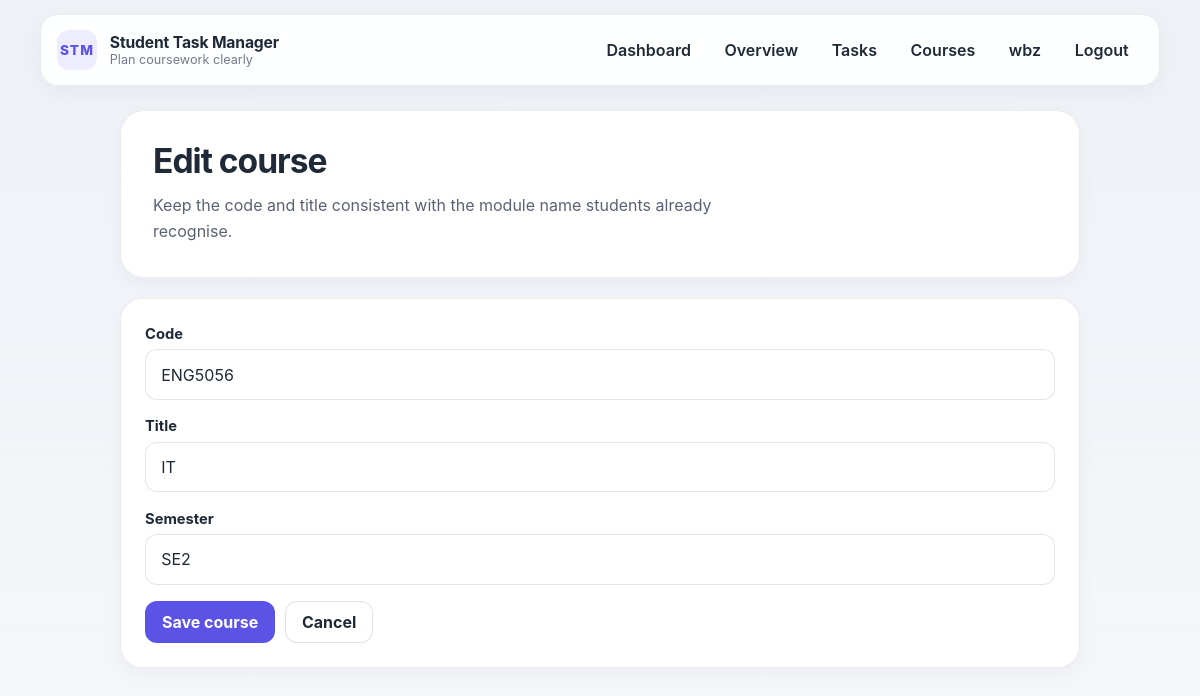
Page /courses/1/edit/ (signed in) on the committed database.
### core/models.py (models this page shows, shortened)
class Profile(models.Model):
    user = models.OneToOneField(settings.AUTH_USER_MODEL, on_delete=models.CASCADE, related_name='profile')
    display_name = models.CharField(max_length=120, blank=True)
    avatar = models.URLField(blank=True, help_text='Optional image URL for your profile avatar.')
    created_at = models.DateTimeField(auto_now_add=True)

class Course(models.Model):
    user = models.ForeignKey(settings.AUTH_USER_MODEL, on_delete=models.CASCADE, related_name='courses')
    code = models.CharField(max_length=20)
    title = models.CharField(max_length=150)
    semester = models.CharField(max_length=50, blank=True)
    created_at = models.DateTimeField(auto_now_add=True)
    class Meta:
        ordering = ['code', 'title']
        constraints = [
            models.UniqueConstraint(fields=['user', 'code'], name='unique_course_code_per_user')
        ]

### core/views.py (the view, shortened to what this page needs)
# urls.py: path('courses/<int:pk>/edit/', CourseUpdateView.as_view(), name='course_update'),
class CourseUpdateView(LoginRequiredMixin, OwnerRequiredMixin, NextUrlMixin, UpdateView):
    model = Course
    form_class = CourseForm
    template_name = 'core/course_form.html'
    fallback_url_name = 'course_list'
    def get_form_kwargs(self):
        kwargs = super().get_form_kwargs()
        kwargs['user'] = self.request.user
        return kwargs
    def get_context_data(self, **kwargs):
        context = super().get_context_data(**kwargs)
        context['page_mode'] = 'edit'
        context['next_url'] = self.get_next_url()
        return context

### core/forms.py (shortened to what this page needs)
class CourseForm(StyledFormMixin, forms.ModelForm):
    class Meta:
        model = Course
        fields = ('code', 'title', 'semester')
        widgets = {
            'code': forms.TextInput(attrs={'placeholder': 'e.g. ENG5056'}),
            'title': forms.TextInput(attrs={'placeholder': 'e.g. Internet Technology'}),
            'semester': forms.TextInput(attrs={'placeholder': 'e.g. Semester 2'}),
        }
    def __init__(self, *args, **kwargs):
        self.user = kwargs.pop('user', None)
        super().__init__(*args, **kwargs)
        self.apply_styling()

### core/forms.py (called while the page is built)
    def apply_styling(self):
        for field_name, field in self.fields.items():
            css_class = 'form-control'
            if isinstance(field.widget, forms.Select):
                css_class = 'form-select'
            if isinstance(field.widget, forms.CheckboxInput):
                css_class = 'form-check-input'
            field.widget.attrs.setdefault('class', css_class)
            field.widget.attrs.setdefault('autocomplete', 'off')
            if self.errors.get(field_name):
                field.widget.attrs['aria-invalid'] = 'true'

### core/views.py (called while the page is built)
    def test_func(self):
        obj = self.get_object()
        return obj.user == self.request.user

    def get_fallback_url(self):
        return reverse(self.fallback_url_name)

    def get_next_url(self):
        next_url = self.request.POST.get('next') or self.request.GET.get('next')
        if next_url and url_has_allowed_host_and_scheme(next_url, allowed_hosts={self.request.get_host()}):
            return next_url
        return self.get_fallback_url()

### templates/core/course_form.html (shortened to what this page needs)
{% extends 'base.html' %}
{% block content %}
<section class="form-page-shell">
    <div class="hero-copy form-page-header">
        <h1>{% if object %}Edit course{% else %}Create course{% endif %}</h1>
        <p class="hero-text">Keep the code and title consistent with the module name students already recognise.</p>
    </div>
    <article class="card form-card form-page-card">
        <form method="post" novalidate data-page-transition-form>
            <div class="form-grid one-column">
                {% for field in form %}
                    <div>
                        <label for="{{ field.id_for_label }}">{{ field.label }}</label>
                        {{ field }}
                    </div>
                {% endfor %}
            </div>
            <div class="button-row top-gap">
                <button type="submit" class="btn btn-primary">Save course</button>
                <a class="btn btn-ghost" href="{{ next_url }}">Cancel</a>
            </div>
        </form>
    </article>
</section>
{% endblock %}

### templates/base.html (shortened to what this page needs)
{% load static %}
<!DOCTYPE html>
<html lang="en">
<head>
    <link rel="stylesheet" href="{% static 'css/styles.css' %}?v=19">
</head>
<body class="page-transition-shell">
    <header class="site-header">
        <div class="container header-shell">
            <a class="brand" href="{% url 'dashboard' %}">
                <span class="brand-mark">STM</span>
                <span>
                    <strong>Student Task Manager</strong>
                    <small>Plan coursework clearly</small>
                </span>
            </a>
            <nav id="site-nav" class="site-nav" aria-label="Primary">
                <ul>
                    {% if request.user.is_authenticated %}
                        <li><a href="{% url 'dashboard' %}">Dashboard</a></li>
                        <li><a href="{% url 'overview' %}">Overview</a></li>
                        <li><a href="{% url 'task_list' %}">Tasks</a></li>
                        <li><a href="{% url 'course_list' %}">Courses</a></li>
                        <li><a href="{% url 'profile' %}">{{ request.user.profile.display_name|default:request.user.username }}</a></li>
                        <li>
                            <form method="post" action="{% url 'logout' %}" data-confirm-title="Log out?" data-confirm="Do you want to log out of your account now?" data-confirm-confirm="Log out" data-confirm-cancel="Cancel" data-page-transition-form>
                                <button class="link-button" type="submit">Logout</button>
                            </form>
                        </li>
                    {% else %}
                        <li><a href="{% url 'login' %}">Login</a></li>
                        <li><a class="nav-pill guest-register-link" href="{% url 'register' %}">Create account</a></li>
                    {% endif %}
                </ul>
            </nav>
        </div>
    </header>
    <main id="main-content" class="container main-shell page-transition-main">
        {% block content %}{% endblock %}
    </main>
</body>
</html>

### rows in the picture
Course: form "ENG5056" "IT" "SE2"

### other values in the picture
{{ request.user.profile.display_name|default:request.user.username }} "wbz"
{{ field.label }} "Code" "Title" "Semester"
